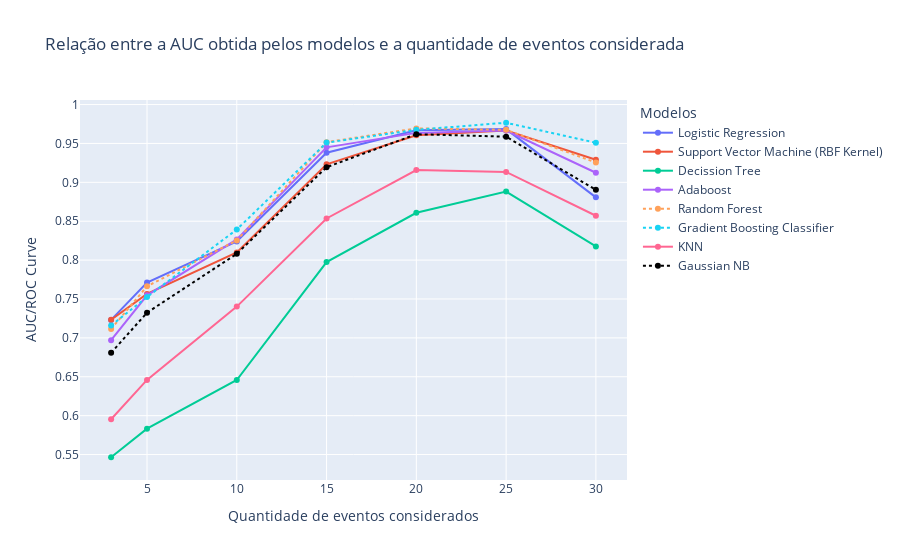

This figure's notebook cell:
### Code cell
fig = px.line(df, color='model', markers=True, x='amount_events', y='auc',labels={"amount_events": "Quantidade de eventos considerados","auc": "AUC/ROC Curve","model": "Modelos"},title="Relação entre a AUC obtida pelos modelos e a quantidade de eventos considerada")
fig.update_traces(patch={"line": {"dash": 'dot'}}, selector={"legendgroup": "Gradient Boosting Classifier"})
fig.update_traces(patch={"line": {"dash": 'dot'}}, selector={"legendgroup": "Random Forest"})
fig.update_traces(patch={"line": {'color': 'black',"dash": 'dot'}}, selector={"legendgroup": "Gaussian NB"})
fig.show()

### Figure 1 — Plotly figure (JSON) as saved in the notebook; plotly's stock layout.template omitted (floating-point values rounded to 4 significant figures)
{"data": [{"hovertemplate": "Modelos=Logistic Regression<br>Quantidade de eventos considerados=%{x}<br>AUC/ROC Curve=%{y}<extra></extra>", "legendgroup": "Logistic Regression", "line": {"color": "#636efa", "dash": "solid"}, "marker": {"symbol": "circle"}, "mode": "lines+markers", "name": "Logistic Regression", "orientation": "v", "showlegend": true, "type": "scatter", "x": [3, 5, 10, 15, 20, 25, 30], "xaxis": "x", "y": [0.7231, 0.7712, 0.824, 0.938, 0.967, 0.9684, 0.8807], "yaxis": "y"}, {"hovertemplate": "Modelos=Support Vector Machine (RBF Kernel)<br>Quantidade de eventos considerados=%{x}<br>AUC/ROC Curve=%{y}<extra></extra>", "legendgroup": "Support Vector Machine (RBF Kernel)", "line": {"color": "#EF553B", "dash": "solid"}, "marker": {"symbol": "circle"}, "mode": "lines+markers", "name": "Support Vector Machine (RBF Kernel)", "orientation": "v", "showlegend": true, "type": "scatter", "x": [3, 5, 10, 15, 20, 25, 30], "xaxis": "x", "y": [0.7234, 0.7566, 0.8099, 0.9232, 0.9604, 0.9666, 0.9289], "yaxis": "y"}, {"hovertemplate": "Modelos=Decission Tree<br>Quantidade de eventos considerados=%{x}<br>AUC/ROC Curve=%{y}<extra></extra>", "legendgroup": "Decission Tree", "line": {"color": "#00cc96", "dash": "solid"}, "marker": {"symbol": "circle"}, "mode": "lines+markers", "name": "Decission Tree", "orientation": "v", "showlegend": true, "type": "scatter", "x": [3, 5, 10, 15, 20, 25, 30], "xaxis": "x", "y": [0.5465, 0.5832, 0.6458, 0.7975, 0.8609, 0.8882, 0.8175], "yaxis": "y"}, {"hovertemplate": "Modelos=Adaboost<br>Quantidade de eventos considerados=%{x}<br>AUC/ROC Curve=%{y}<extra></extra>", "legendgroup": "Adaboost", "line": {"color": "#ab63fa", "dash": "solid"}, "marker": {"symbol": "circle"}, "mode": "lines+markers", "name": "Adaboost", "orientation": "v", "showlegend": true, "type": "scatter", "x": [3, 5, 10, 15, 20, 25, 30], "xaxis": "x", "y": [0.6971, 0.7547, 0.8266, 0.945, 0.9636, 0.9666, 0.9123], "yaxis": "y"}, {"hovertemplate": "Modelos=Random Forest<br>Quantidade de eventos considerados=%{x}<br>AUC/ROC Curve=%{y}<extra></extra>", "legendgroup": "Random Forest", "line": {"color": "#FFA15A", "dash": "dot"}, "marker": {"symbol": "circle"}, "mode": "lines+markers", "name": "Random Forest", "orientation": "v", "showlegend": true, "type": "scatter", "x": [3, 5, 10, 15, 20, 25, 30], "xaxis": "x", "y": [0.7115, 0.7663, 0.8254, 0.9517, 0.9694, 0.9675, 0.9254], "yaxis": "y"}, {"hovertemplate": "Modelos=Gradient Boosting Classifier<br>Quantidade de eventos considerados=%{x}<br>AUC/ROC Curve=%{y}<extra></extra>", "legendgroup": "Gradient Boosting Classifier", "line": {"color": "#19d3f3", "dash": "dot"}, "marker": {"symbol": "circle"}, "mode": "lines+markers", "name": "Gradient Boosting Classifier", "orientation": "v", "showlegend": true, "type": "scatter", "x": [3, 5, 10, 15, 20, 25, 30], "xaxis": "x", "y": [0.716, 0.7525, 0.8394, 0.9511, 0.9675, 0.9766, 0.9509], "yaxis": "y"}, {"hovertemplate": "Modelos=KNN<br>Quantidade de eventos considerados=%{x}<br>AUC/ROC Curve=%{y}<extra></extra>", "legendgroup": "KNN", "line": {"color": "#FF6692", "dash": "solid"}, "marker": {"symbol": "circle"}, "mode": "lines+markers", "name": "KNN", "orientation": "v", "showlegend": true, "type": "scatter", "x": [3, 5, 10, 15, 20, 25, 30], "xaxis": "x", "y": [0.5953, 0.6459, 0.7402, 0.8536, 0.9157, 0.9134, 0.857], "yaxis": "y"}, {"hovertemplate": "Modelos=Gaussian NB<br>Quantidade de eventos considerados=%{x}<br>AUC/ROC Curve=%{y}<extra></extra>", "legendgroup": "Gaussian NB", "line": {"color": "black", "dash": "dot"}, "marker": {"symbol": "circle"}, "mode": "lines+markers", "name": "Gaussian NB", "orientation": "v", "showlegend": true, "type": "scatter", "x": [3, 5, 10, 15, 20, 25, 30], "xaxis": "x", "y": [0.6808, 0.7324, 0.8081, 0.9195, 0.9618, 0.9587, 0.8904], "yaxis": "y"}], "layout": {"legend": {"title": {"text": "Modelos"}, "tracegroupgap": 0}, "title": {"text": "Relação entre a AUC obtida pelos modelos e a quantidade de eventos considerada"}, "xaxis": {"anchor": "y", "domain": [0, 1], "title": {"text": "Quantidade de eventos considerados"}}, "yaxis": {"anchor": "x", "domain": [0, 1], "title": {"text": "AUC/ROC Curve"}}}}
